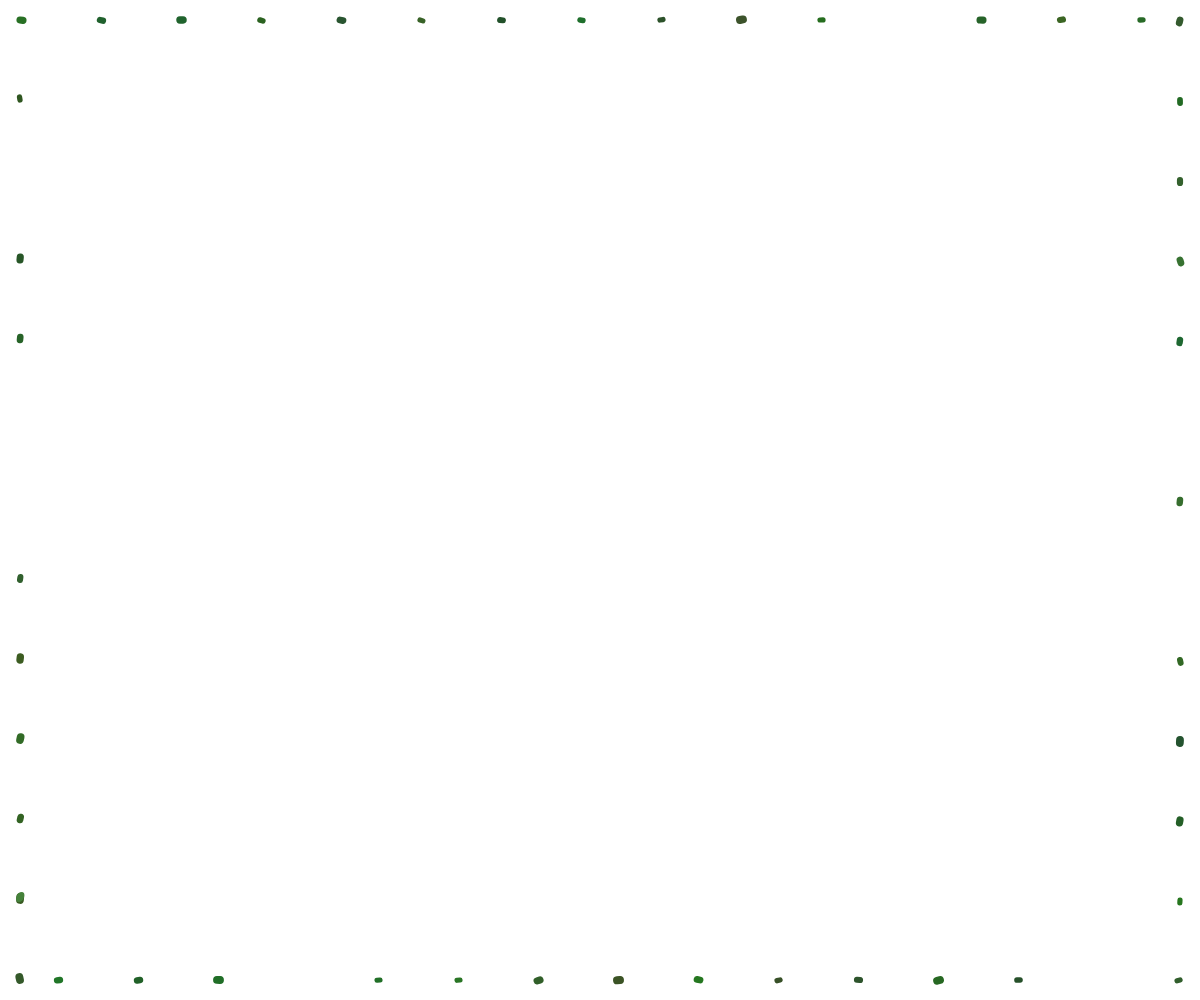
Frame 1 (no input)
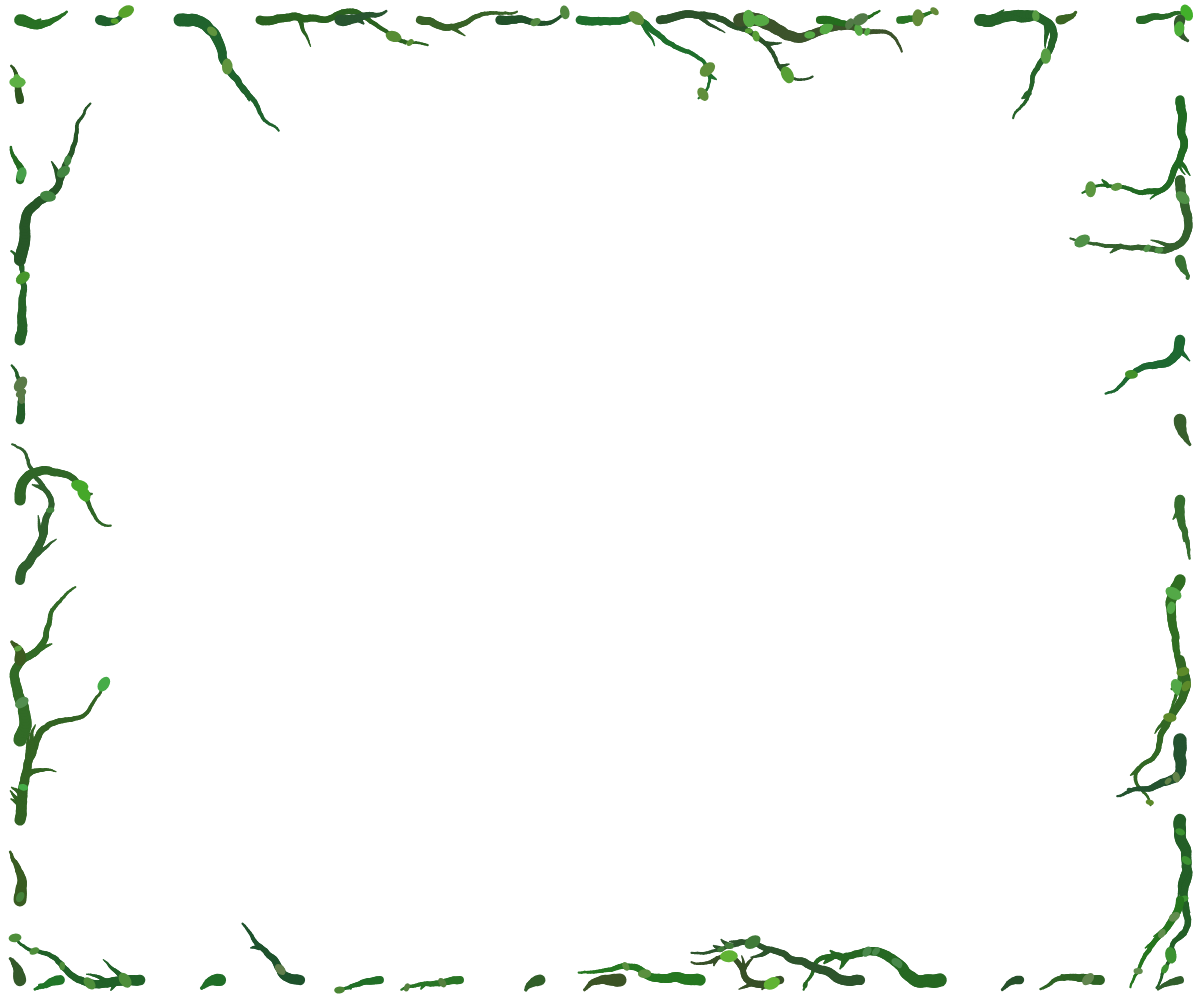
Frame 60 (no input)
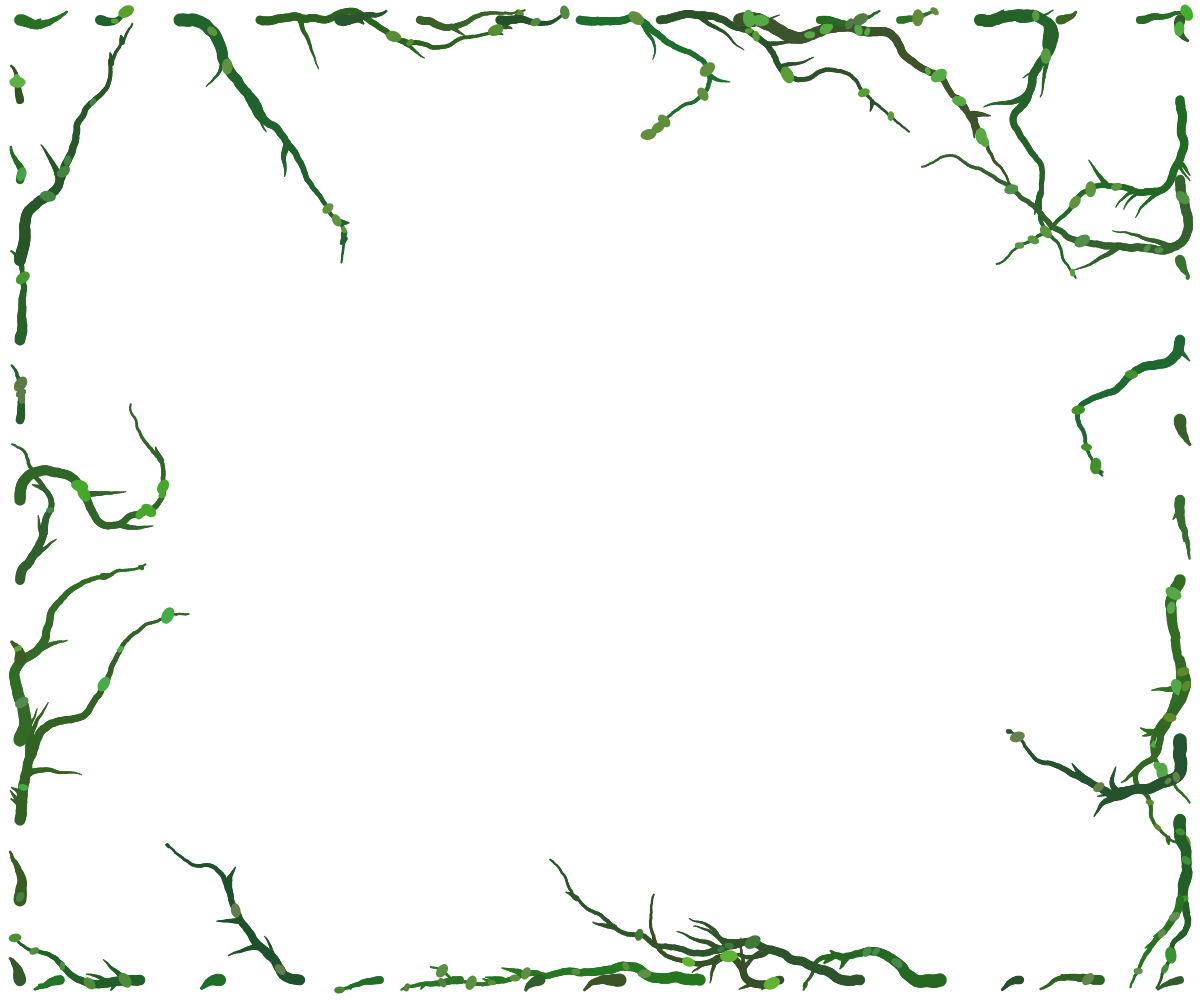
Frame 120 (the mouse pressed at the canvas centre since frame 60)

The p5.js sketch that drew these frames (run headless with seeded random() and noise() and a simulated clock; from frame 60 on, the mouse is pressed at the canvas centre):

// p5.js sketch
// ── sketch.js
// Decorative Border Vine Sketch - Grows along rectangular perimeter
let vines = [];
let margin = 20; // Distance from edge
let vineSpacing = 80; // Distance between vine starting points

function setup() {
  createCanvas(windowWidth, windowHeight);
  initializeVines();
}

function draw() {
  clear(); // Transparent background
  
  // Update and draw all vines
  for (let vine of vines) {
    vine.grow();
    vine.display();
  }
}

function windowResized() {
  resizeCanvas(windowWidth, windowHeight);
  initializeVines();
}

function initializeVines() {
  vines = [];
  
  // Top edge - vines grow left to right
  for (let x = margin; x < width - margin; x += vineSpacing) {
    vines.push(new BorderVine(x, margin, 0, 'horizontal')); // 0 = right
  }
  
  // Right edge - vines grow top to bottom
  for (let y = margin; y < height - margin; y += vineSpacing) {
    vines.push(new BorderVine(width - margin, y, HALF_PI, 'vertical')); // HALF_PI = down
  }
  
  // Bottom edge - vines grow right to left
  for (let x = width - margin; x > margin; x -= vineSpacing) {
    vines.push(new BorderVine(x, height - margin, PI, 'horizontal')); // PI = left
  }
  
  // Left edge - vines grow bottom to top
  for (let y = height - margin; y > margin; y -= vineSpacing) {
    vines.push(new BorderVine(margin, y, -HALF_PI, 'vertical')); // -HALF_PI = up
  }
}

class BorderVine {
  constructor(startX, startY, startAngle, direction) {
    this.segments = [];
    this.segments.push(createVector(startX, startY));
    
    this.angle = startAngle;
    this.direction = direction; // 'horizontal' or 'vertical'
    this.angleVariation = 0.3; // Match Hero vines
    this.segmentLength = 3; // Match Hero vines
    this.thickness = random(8, 14); // Match Hero vines
    this.maxLength = random(80, 150); // Reduced from 200-350
    this.growing = true;
    this.growthRate = random(0.5, 1.5); // Vary growth speed like Hero
    
    // Branching properties - match Hero
    this.branches = [];
    this.branchChance = 0.05;
    this.maxBranches = 6;
    
    // Leaf properties - match Hero
    this.leaves = [];
    this.leafChance = 0.06;
    
    // Flower properties - match Hero
    this.flowers = [];
    
    // Color variation - match Hero vines exactly
    this.baseColor = color(random(30, 60), random(80, 120), random(30, 50));
    this.leafColor = color(random(60, 100), random(120, 180), random(40, 80));
  }
  
  grow() {
    if (!this.growing || this.segments.length >= this.maxLength) return;
    
    // Apply growth rate like Hero vines
    if (random() < this.growthRate) {
      let lastSegment = this.segments[this.segments.length - 1];
      
      // Add organic curve
      this.angle += random(-this.angleVariation, this.angleVariation);
      
      // Calculate new segment position
      let newX = lastSegment.x + cos(this.angle) * this.segmentLength;
      let newY = lastSegment.y + sin(this.angle) * this.segmentLength;
      
      // Check bounds
      if (newX < 10 || newX > width - 10 || newY < 10 || newY > height - 10) {
        this.growing = false;
        return;
      }
      
      this.segments.push(createVector(newX, newY));
      
      // Create branches like Hero vines
      if (random() < this.branchChance && this.branches.length < this.maxBranches) {
        this.createBranch(newX, newY);
      }
      
      // Add leaves like Hero vines
      if (random() < this.leafChance) {
        this.leaves.push({
          pos: createVector(newX, newY),
          size: random(5, 12),
          angle: random(TWO_PI)
        });
      }
      
      // Create flowers like Hero vines
      if (this.segments.length > 50 && random() < 0.008) {
        let flowerSize = random(15, 30);
        let petalCount = floor(random(5, 8));
        let petalRotations = [];
        for (let i = 0; i < petalCount; i++) {
          petalRotations.push(random(-0.1, 0.1));
        }
        
        this.flowers.push({
          x: newX,
          y: newY,
          petals: petalCount,
          petalRotations: petalRotations,
          size: flowerSize,
          color: random() < 0.5 ? 'yellow' : 'orange',
          bloomProgress: 0,
          bloomDelay: random(50, 150)
        });
      }
      
      // Bloom flowers
      for (let flower of this.flowers) {
        if (flower.bloomDelay > 0) {
          flower.bloomDelay -= 2;
        } else if (flower.bloomProgress < 1) {
          flower.bloomProgress += 0.02;
        }
      }
      
      // Grow branches
      for (let branch of this.branches) {
        if (branch.growing) {
          branch.grow();
        }
      }
    }
  }
  
  createBranch(x, y) {
    let branch = {
      segments: [createVector(x, y)],
      angle: this.angle + random(-PI/3, PI/3),
      segmentLength: 2,
      thickness: this.thickness * 0.6,
      maxLength: random(30, 60),
      growing: true,
      baseColor: this.baseColor
    };
    
    branch.grow = () => {
      if (!branch.growing || branch.segments.length >= branch.maxLength) {
        branch.growing = false;
        return;
      }
      
      if (frameCount % 3 === 0) {
        let last = branch.segments[branch.segments.length - 1];
        branch.angle += random(-0.2, 0.2);
        
        let newX = last.x + cos(branch.angle) * branch.segmentLength;
        let newY = last.y + sin(branch.angle) * branch.segmentLength;
        
        if (newX < 10 || newX > width - 10 || newY < 10 || newY > height - 10) {
          branch.growing = false;
          return;
        }
        
        branch.segments.push(createVector(newX, newY));
      }
    };
    
    this.branches.push(branch);
  }
  
  display() {
    // Draw main vine exactly like Hero
    if (this.segments.length > 1) {
      strokeCap(ROUND);
      noFill();
      for (let i = 1; i < this.segments.length; i++) {
        let thickness = map(i, 0, this.segments.length, this.thickness, 2);
        stroke(this.baseColor);
        strokeWeight(thickness);
        line(this.segments[i-1].x, this.segments[i-1].y, this.segments[i].x, this.segments[i].y);
      }
    }
    
    // Draw branches exactly like Hero
    for (let branch of this.branches) {
      if (branch.segments.length > 1) {
        strokeCap(ROUND);
        noFill();
        for (let i = 1; i < branch.segments.length; i++) {
          let thickness = map(i, 0, branch.segments.length, branch.thickness, 1);
          stroke(branch.baseColor);
          strokeWeight(thickness);
          line(branch.segments[i-1].x, branch.segments[i-1].y, branch.segments[i].x, branch.segments[i].y);
        }
      }
    }
    
    // Draw leaves exactly like Hero
    fill(this.leafColor);
    noStroke();
    for (let leaf of this.leaves) {
      push();
      translate(leaf.pos.x, leaf.pos.y);
      rotate(leaf.angle);
      ellipse(0, 0, leaf.size, leaf.size * 1.5);
      pop();
    }
    
    // Draw flowers exactly like Hero
    for (let flower of this.flowers) {
      if (flower.bloomProgress > 0) {
        push();
        translate(flower.x, flower.y);
        
        // Petals
        if (flower.bloomProgress > 0.2) {
          let petalSize = (flower.bloomProgress - 0.2) / 0.8 * flower.size;
          noStroke();
          
          for (let i = 0; i < flower.petals; i++) {
            let angle = (TWO_PI / flower.petals) * i;
            let petalRotation = flower.petalRotations[i];
            push();
            rotate(angle + petalRotation);
            
            if (flower.color === 'yellow') {
              fill(240, 200, 60, 160);
              ellipse(petalSize * 0.65, 0, petalSize * 0.95, petalSize * 0.65);
              fill(255, 230, 95);
              ellipse(petalSize * 0.6, 0, petalSize, petalSize * 0.75);
              fill(255, 240, 130, 200);
              ellipse(petalSize * 0.45, 0, petalSize * 0.7, petalSize * 0.5);
              fill(255, 250, 200, 120);
              ellipse(petalSize * 0.4, -petalSize * 0.08, petalSize * 0.5, petalSize * 0.35);
            } else {
              fill(230, 110, 50, 160);
              ellipse(petalSize * 0.65, 0, petalSize * 0.95, petalSize * 0.65);
              fill(255, 150, 75);
              ellipse(petalSize * 0.6, 0, petalSize, petalSize * 0.75);
              fill(255, 180, 100, 200);
              ellipse(petalSize * 0.45, 0, petalSize * 0.7, petalSize * 0.5);
              fill(255, 210, 150, 120);
              ellipse(petalSize * 0.4, -petalSize * 0.08, petalSize * 0.5, petalSize * 0.35);
            }
            pop();
          }
        }
        
        // Flower center with texture
        let centerSize = flower.bloomProgress * (flower.size * 0.35);
        fill(100, 70, 30);
        noStroke();
        ellipse(0, 0, centerSize * 1.2, centerSize * 1.2);
        fill(120, 85, 40);
        ellipse(0, 0, centerSize, centerSize);
        fill(80, 60, 25);
        for (let i = 0; i < 8; i++) {
          let a = (TWO_PI / 8) * i;
          let r = centerSize * 0.25;
          ellipse(cos(a) * r, sin(a) * r, centerSize * 0.15, centerSize * 0.15);
        }
        fill(140, 100, 50, 180);
        ellipse(-centerSize * 0.15, -centerSize * 0.15, centerSize * 0.4, centerSize * 0.4);
        
        pop();
      }
    }
  }
}
